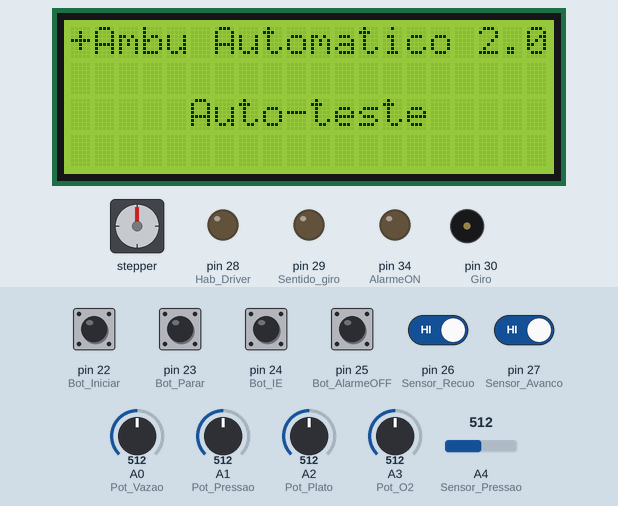
Simulated run of this sketch. Board: Arduino Mega 2560, built with avr-gcc and run on an emulated ATmega2560. On the bench: stepper motor, 20×4 character LCD, output pins drawn as LEDs (lit = HIGH), buzzer (waves = sounding). Wiring (inferred from the names in the program): stepper motor (200 steps per turn assumed): coils pin 33, pin 32, pin 31, pin 30. The inputs (shaded band) are chosen by the test bench; at power-on: pin 22 (Bot_Iniciar), pin 23 (Bot_Parar), pin 24 (Bot_IE), pin 25 (Bot_AlarmeOFF), pin 26 (Sensor_Recuo), pin 27 (Sensor_Avanco) HIGH, A1 (Pot_Pressao) = 512, A0 (Pot_Vazao) = 512, A2 (Pot_Plato) = 512, A3 (Pot_O2) = 512, A4 (Sensor_Pressao) = 512. What the sketch prints to the serial monitor is not drawn.

Above: at 2.4 s.
At 6.2 s:
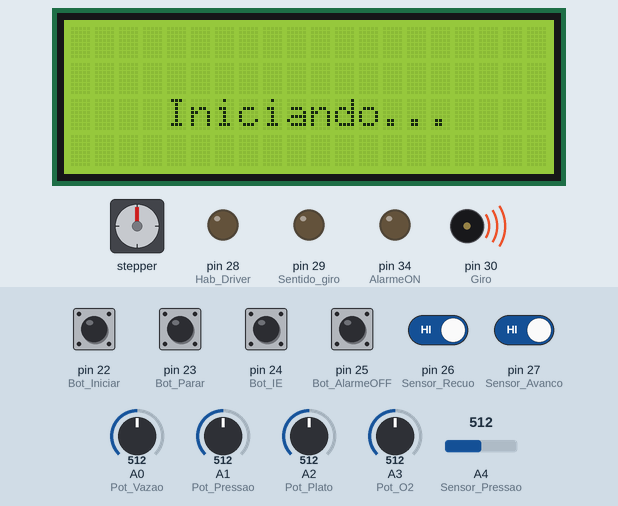
6.3 s: pin 26 (Sensor_Recuo) driven LOW
At 9.1 s:
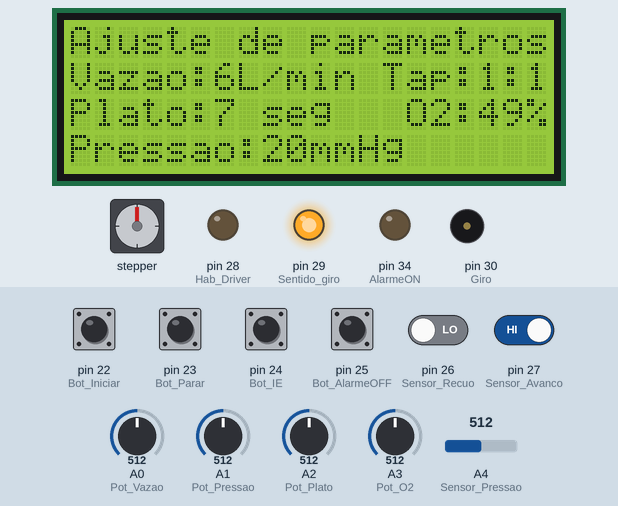
9.3 s: pin 22 (Bot_Iniciar) pulled LOW for 0.2 s
At 10.7 s:
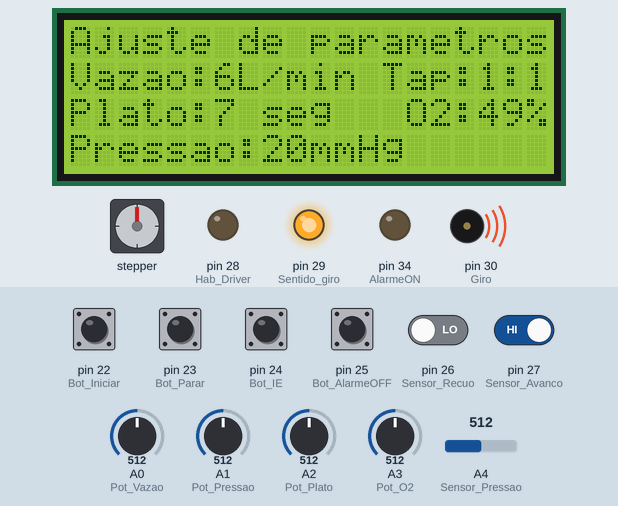
12.5 s: A1 (Pot_Pressao) set to 502
At 13.9 s:
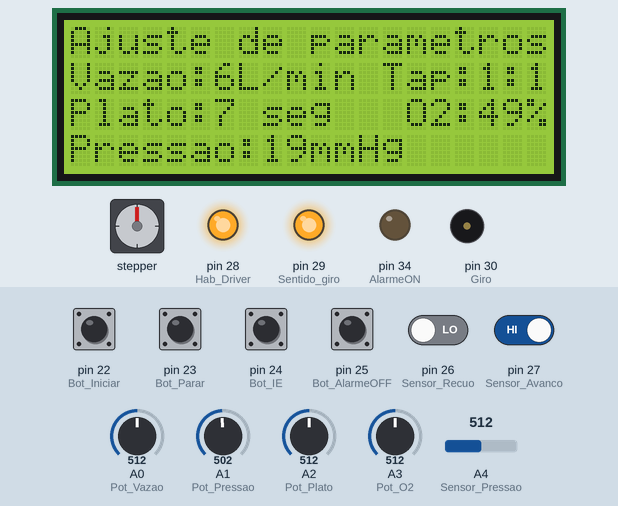
Timing chart, 0 to 20.1 s (numbered marks = the images above; inputs shaded):
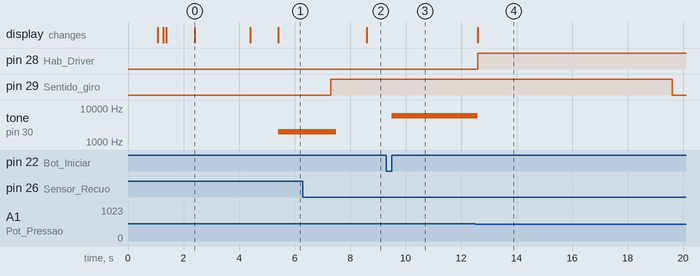

The sketch:

Ventilador_pulmonar.ino
```cpp
//================================================================================================================//
//                                                                                                                //
//                                        Ventilador Pulmonar                                                     //
//                                                                                                                //
//================================================================================================================//
//   Versão:                                                                                                      //
//   Data:                                                                                                        //
//   Hora:                                                                                                        //
//   Atualizado por:                                                                                              //
//================================================================================================================//

// Bibliotecas
#include <Arduino.h>
#include <TimerOne.h>
#include <Wire.h>
#include <LiquidCrystal_I2C.h>

// Variáveis globais
int           Valor_Pot_Vazao = 0;                // Guarda valor do potenciometro de set point da vazão
int           Valor_Pot_Pressao = 0;              // Guarda valor do potenciometro de set point da pressão
int           Valor_Pot_Plato = 0;                // Guarda valor do potenciometro de set point do platô
int           Valor_Pot_O2 = 0;                   // Guarda valor do potenciometro de set point de % de O2
int           Valor_Sensor_Pressao = 0;           // Guarda valor do sensor de pressão
byte          Tap = 1;                            // Guarda o valor do Tap.

boolean     Estado_Bot = HIGH;
boolean     aux = HIGH;
boolean     Flag_Bot_Iniciar = HIGH;             // Trem de pulso pra ajuste de velocidade (pino 3)
boolean     Flag_Bot_Iniciar_Anterior = HIGH;
boolean     Flag_Bot_Parar = HIGH;               // Botão de avanço do motor de passo (pino 21)
boolean     Flag_Bot_Parar_Anterior = HIGH;
boolean     Flag_Bot_IE  = HIGH;                 // Botão de recuo do motor de passo (pino 20)
boolean     Flag_Bot_IE_Anterior  = HIGH;
boolean     Flag_Bot_AlarmeOFF = HIGH;           // Botão de parada do motor de passo (pino 19)
boolean     Flag_Bot_AlarmeOFF_Anterior = HIGH;
boolean     Flag_Sensor_Avanco = HIGH;           // Botão para ligar o motor de passo (pino 18)
boolean     Flag_Sensor_Avanco_Anterior = HIGH;
boolean     Flag_Sensor_Recuo  = HIGH;
boolean     Flag_Sensor_Recuo_Anterior  = HIGH;
boolean     Flag_Avancando = LOW;
boolean     Flag_Recuando = LOW;

// Rótulos das entradas analógicas
#define     Pot_Vazao               A0          // Poteciometro para ajuste de velocidade (pino A0)
#define     Pot_Pressao             A1          // Poteciometro para ajuste de velocidade (pino A0)
#define     Pot_Plato               A2          // Poteciometro para ajuste de velocidade (pino A0)
#define     Pot_O2                  A3          // Poteciometro para ajuste de velocidade (pino A0)
#define     Sensor_Pressao          A4          // Poteciometro para ajuste de velocidade (pino A0)

// Rótulos das entradas digitais
#define     Bot_Iniciar             22          // Trem de pulso pra ajuste de velocidade (pino 3)
#define     Bot_Parar               23          // Botão de avanço do motor de passo (pino 21)
#define     Bot_IE                  24          // Botão de recuo do motor de passo (pino 20)
#define     Bot_AlarmeOFF           25          // Botão de parada do motor de passo (pino 19)
#define     Sensor_Recuo            26          // Habilita o driver do motor de passo (pino 24)
#define     Sensor_Avanco           27          // Botão para ligar o motor de passo (pino 18)

// Rótulos das saídas digitais
#define     Hab_Driver              28          // Trem de pulso pra ajuste de velocidade (pino 3)
#define     Sentido_giro            29
#define     Giro                    30
#define     Valv_Ambu               31          // Trem de pulso pra ajuste de velocidade (pino 3)
#define     Valv_O2                 32          // Trem de pulso pra ajuste de velocidade (pino 3)
#define     Valv_Ar                 33          // Trem de pulso pra ajuste de velocidade (pino 3)
#define     AlarmeON                34          // Trem de pulso pra ajuste de velocidade (pino 3)


//Configuração das bibliotecas
LiquidCrystal_I2C lcd(0x27, 20, 4);             // Display LCD 20x4 I2C

// Declaração das funções
  void Tela_Inicial();
  void Tela_Parametros();
  void Ler_Entradas();
  void Avanca_Motor();
  void Recua_Motor();
  void Para_Motor();
  void Liga_Motor();
  void Desliga_Alarme();

// Configuração do Hardware
void setup()
{
  Serial.begin(9600);                           // Habilita a comunicação com a velocidade de 9600 bits por segundo
  delay(1000);

  // Configuração das entradas
  pinMode (Pot_Vazao, INPUT);                   // Define o pino A0 como entrada analógica do potenciometro
  pinMode (Pot_Pressao, INPUT);                 // Define o pino 21 como entrada digital do botão Avança
  pinMode (Pot_Plato, INPUT);                   // Define o pino 20 como entrada digital do botão Recua
  pinMode (Pot_O2, INPUT);                      // Define o pino 19 como entrada digital do botão Parar
  pinMode (Sensor_Pressao, INPUT);              // Define o pino 18 como entrada digital do botão Recua
  pinMode (Bot_Iniciar, INPUT);                 // Define o pino 24 como saída digital de habilitação do driver
  pinMode (Bot_Parar, INPUT);                   // Define o pino 25 como saída digital de sentido de giro
  pinMode (Bot_IE, INPUT);                      // Define 3 pino como saída do trem de pulso
  pinMode (Bot_AlarmeOFF, INPUT);               // Define 3 pino como saída do trem de pulso
  pinMode (Sensor_Avanco, INPUT);               // Define 3 pino como saída do trem de pulso
  pinMode (Sensor_Recuo, INPUT);                // Define 3 pino como saída do trem de pulso

  digitalWrite (Bot_Iniciar, INPUT_PULLUP);                 // Define o pino 24 como saída digital de habilitação do driver
  digitalWrite (Bot_Parar, INPUT_PULLUP);                   // Define o pino 25 como saída digital de sentido de giro
  digitalWrite (Bot_IE, INPUT_PULLUP);                      // Define 3 pino como saída do trem de pulso
  digitalWrite (Bot_AlarmeOFF, INPUT_PULLUP);               // Define 3 pino como saída do trem de pulso
  digitalWrite (Sensor_Avanco, INPUT_PULLUP);               // Define 3 pino como saída do trem de pulso
  digitalWrite (Sensor_Recuo, INPUT_PULLUP);                // Define 3 pino como saída do trem de pulso

  // Configuração das saídas
  pinMode (Hab_Driver, OUTPUT);                 // Define o pino A0 como entrada analógica do potenciometro
  pinMode (Valv_Ambu, OUTPUT);                  // Define o pino 21 como entrada digital do botão Avança
  pinMode (Valv_O2, OUTPUT);                    // Define o pino 20 como entrada digital do botão Recua
  pinMode (Valv_Ar, OUTPUT);                    // Define o pino 19 como entrada digital do botão Parar
  pinMode (AlarmeON, OUTPUT);                   // Define o pino 18 como entrada digital do botão Recua
  pinMode (Sentido_giro, OUTPUT);
  pinMode (Giro, OUTPUT);

  Tela_Inicial();

  lcd.clear();
  lcd.setCursor(4,2);
  lcd.print("Iniciando... ");


  while(aux == HIGH)                            // Busca o home position do eixo até que o sensor de recuo
  {                                             // seja atingido
  aux = digitalRead(Sensor_Recuo);
  digitalWrite(Sentido_giro, LOW);              //Determina o sentido de giro para recuar
  tone(Giro, 2000);                             // Gira a 2000 pulsos.
  }
  delay(1000);

  for(int i = 0; i <= 200; i++)
  {
  digitalWrite(Sentido_giro, HIGH);              //Determina o sentido de giro para recuar
  tone(Giro, 2000);
  delay(1);
  }

  noTone(Giro);
  delay(1000);
  lcd.clear();
}

// Função principal
void loop()
{

  Ler_Entradas();
  Tela_Parametros();

  while(Flag_Bot_Iniciar == LOW)
  {
  Ler_Entradas();
  Tela_Parametros();
  Avanca_Motor();
  Flag_Avancando = HIGH;

  inicio:
  if(Flag_Bot_Parar == LOW)
  {
    Flag_Bot_Iniciar = HIGH;
    goto parar;
  }
  Ler_Entradas();
  Tela_Parametros();
  Serial.print("Valor setpoint: ");
  Serial.println(Valor_Pot_Pressao);
  Serial.print("Valor sensor: ");
  Serial.println(Valor_Sensor_Pressao);

  if((Flag_Sensor_Avanco == LOW || Valor_Sensor_Pressao > Valor_Pot_Pressao ) && Flag_Avancando == HIGH)
  { Flag_Avancando = LOW;
    Flag_Sensor_Avanco = HIGH;
    Para_Motor();
    delay(Valor_Pot_Plato * 1000);
    Recua_Motor();
    Flag_Recuando = HIGH;
  }

  if(Flag_Sensor_Recuo == LOW && Flag_Recuando == HIGH)
  { Flag_Recuando = LOW;
    Flag_Sensor_Recuo = HIGH;
    Para_Motor();
    delay(Valor_Pot_Plato * 1000);
    Avanca_Motor();
    Flag_Avancando = HIGH;
  }

  Ler_Entradas();
  Tela_Parametros();
  goto inicio;
  }

  parar:
  while(Flag_Bot_Parar == LOW)
  {
  Ler_Entradas();
  Tela_Parametros();
  Para_Motor();
  }
}

// Descrição das funções

void Tela_Inicial()
{
  lcd.init();
  delay(100);
  lcd.clear();
  delay(100);
  lcd.setBacklight (HIGH);
  delay(100);
  lcd.setCursor(0,0);
  lcd.print("+Ambu Automatico 2.0");
  delay(1000);
  lcd.setCursor(5,2);
  lcd.print("Auto-teste");
  delay(2000);
  lcd.setCursor(9,3);
  lcd.print("OK");
  delay(1000);
  lcd.clear();
}

void Ler_Entradas()
{
  Valor_Pot_Vazao = map(analogRead(Pot_Vazao),0,1023,4000,8000);     // Lê valor do potenciometro de set point da vazão
  Valor_Pot_Pressao = map(analogRead(Pot_Pressao),0,1023,0,40);        // Lê valor do potenciometro de set point da pressão
  Valor_Pot_Plato = map(analogRead(Pot_Plato),0,1023,0,15);          // Lê valor do potenciometro de set point do platô
  Valor_Pot_O2 = map(analogRead(Pot_O2),0,1023,0,99);            // Lê valor do potenciometro de set point de % de O2
  Valor_Sensor_Pressao = map(analogRead(Sensor_Pressao),0,1023,0,40);                      // Lê valor do sensor de pressão

  Estado_Bot = digitalRead(Sensor_Avanco);
  if (Estado_Bot == LOW && Flag_Sensor_Avanco_Anterior == HIGH)
    {Flag_Sensor_Avanco = LOW;}
    Flag_Sensor_Avanco_Anterior = Estado_Bot;

  Estado_Bot = digitalRead(Sensor_Recuo);
  if (Estado_Bot == LOW && Flag_Sensor_Recuo_Anterior == HIGH)
    {Flag_Sensor_Recuo = LOW;}
  Flag_Sensor_Recuo_Anterior = Estado_Bot;

  Estado_Bot = digitalRead(Bot_IE);
  if (Estado_Bot == LOW && Flag_Bot_IE_Anterior == HIGH)
    { Tap++;
      if (Tap > 6)
      {Tap = 1;}
      Flag_Bot_IE = LOW;}
  Flag_Bot_IE_Anterior = Estado_Bot;

  Estado_Bot = digitalRead(Bot_Iniciar);
  if (Estado_Bot == LOW && Flag_Bot_Iniciar_Anterior == HIGH)
    {Flag_Bot_Iniciar = LOW;
     Flag_Bot_Parar = HIGH;}
    Flag_Bot_Iniciar_Anterior = Estado_Bot;

  Estado_Bot = digitalRead(Bot_Parar);
  if (Estado_Bot == LOW && Flag_Bot_Parar_Anterior == HIGH)
    {Flag_Bot_Parar = LOW;
     Flag_Bot_Iniciar = HIGH;}
    Flag_Bot_Parar_Anterior = Estado_Bot;

  Estado_Bot = digitalRead(Bot_AlarmeOFF);
  if (Estado_Bot == LOW && Flag_Bot_AlarmeOFF_Anterior == HIGH)
    {Flag_Bot_AlarmeOFF = LOW;}
    Flag_Bot_AlarmeOFF_Anterior = Estado_Bot;
}

void Tela_Parametros()
{
  lcd.setCursor(0,0);
  lcd.print("Ajuste de parametros");

  lcd.setCursor(0,1);
  lcd.print("Vazao:");
  lcd.setCursor(6,1);
  lcd.print(Valor_Pot_Vazao);
  lcd.setCursor(7,1);
  lcd.print("L/min");

  lcd.setCursor(0,3);
  lcd.print("Pressao:");
  lcd.setCursor(8,3);
  lcd.print(Valor_Pot_Pressao);
  lcd.setCursor(10,3);
  if(Valor_Pot_Pressao < 10)
    {
      lcd.setCursor(9,3);
      lcd.print(" ");
    }
  lcd.print("mmHg");

  lcd.setCursor(0,2);
  lcd.print("Plato:");
  lcd.setCursor(6,2);
  lcd.print(Valor_Pot_Plato);
    if(Valor_Pot_Plato < 10)
    {
      lcd.setCursor(7,2);
      lcd.print(" ");
    }
  lcd.setCursor(8,2);
  lcd.print("seg");

  lcd.setCursor(14,2);
  lcd.print("O2:");
  lcd.setCursor(17,2);
  lcd.print(Valor_Pot_O2);
      if(Valor_Pot_O2 < 10)
    {
      lcd.setCursor(18,2);
      lcd.print(" ");
    }
  lcd.setCursor(19,2);
  lcd.print("%");

  lcd.setCursor(13,1);
  lcd.print("Tap:");
  lcd.setCursor(17,1);
  lcd.print("1:");
  lcd.setCursor(19,1);
  lcd.print(Tap);
}

void Para_Motor()
{
  noTone(Giro);
  digitalWrite(Hab_Driver, HIGH);             // Desabilita driver
}

void Liga_Motor()
{
  digitalWrite(Hab_Driver, LOW);             // Habilita driver
}

void Avanca_Motor()
{
  digitalWrite(Sentido_giro, HIGH);
  digitalWrite(Hab_Driver, LOW);             // Habilita driver
  tone(Giro, Valor_Pot_Vazao);
}

void Recua_Motor()
{
  digitalWrite(Sentido_giro, LOW);
  digitalWrite(Hab_Driver, LOW);             // Habilita driver
  tone(Giro, Valor_Pot_Vazao/Tap);
}

void Desliga_Alarme()
{
  digitalWrite(AlarmeON, LOW);
}
```

Measured:
- the behaviour switches between 512 and 511 on A1 (Pot_Pressao) (found by bisection; images 3 and 4)
- after the input at 6.3 s, pin 29 (Sentido_giro): LOW → HIGH after 1.0 s; tone on pin 30 (Giro): 2000 Hz → silent after 1.2 s; the display: changes after 2.3 s (image 2)
- after the input at 9.3 s, tone on pin 30 (Giro): silent → 6001 Hz after 0.21 s
- after the input at 12.5 s, pin 28 (Hab_Driver): LOW → HIGH after 0.10 s; pin 29 (Sentido_giro): HIGH → LOW after 7.1 s; tone on pin 30 (Giro): 6001 Hz → silent after 0.10 s; the display: changes after 0.10 s (image 4)
- what the display in image 0 shows lasts 2.0 s, from 2.4 s to 4.4 s
